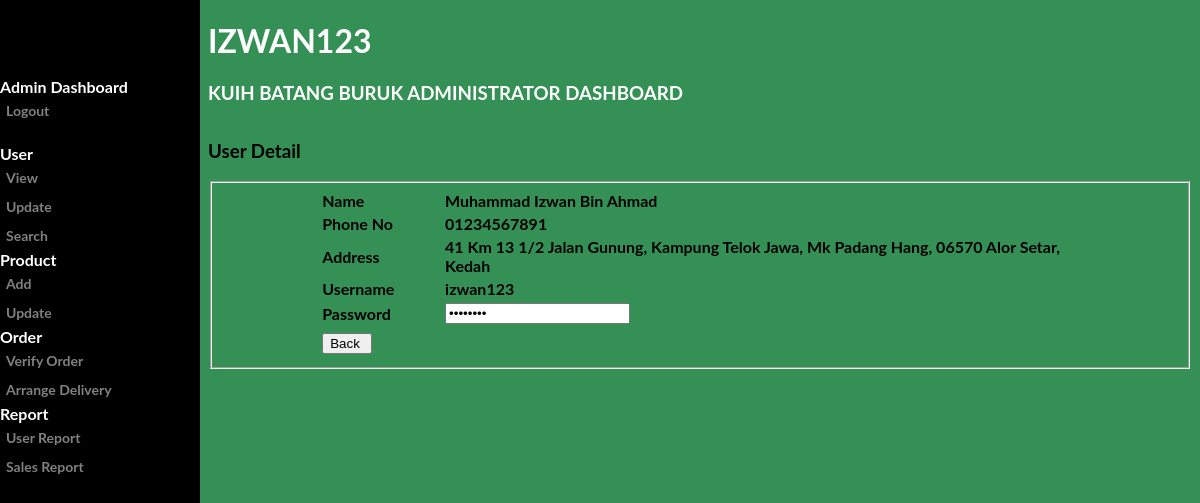
/admin/detail_user.php?user_id=2 (signed in), run on the app's committed database.
### tables this page shows
CREATE TABLE `USER` (
  `USER_ID` int(20) NOT NULL,
  `USER_USERNAME` varchar(20) NOT NULL,
  `USER_NAME` varchar(60) NOT NULL,
  `USER_PHONENO` varchar(11) NOT NULL,
  `USER_ADDRESS` varchar(100) NOT NULL,
  `USER_EMAIL` varchar(30) NOT NULL,
  `USER_PASSWORD` varchar(20) NOT NULL,
  `LVL_ID` int(11) NOT NULL
);

### admin/detail_user.php (the view, shortened to what this page needs)
<?php
include('../include/dbconn.php');
$user = $_SESSION['user_username'];
$user_id = $_GET['user_id'];
?>
<!DOCTYPE html>
<html>
<head>
</head>
<body>
<div class="sidenav">
<b>
<br><br>
  <br>
  <b> Admin Dashboard</b>
  <a href="../login/logout.php">Logout</a>
  <br>
  <b>User</b>
  <a href="view_user.php">View</a>
  <a href="update_view_user.php">Update</a>
  <a href="search_user.php">Search</a>
  <b>Product</b>
  <a href="add_product.php">Add</a>
  <a href="update_view_product.php">Update</a>
  <b>Order</b>
  <a href="add_order.php">Verify Order</a>
  <a href="delivery.php">Arrange Delivery</a>
  <b>Report</b>
  <a href="user_report.php">User Report</a>
  <a href="sales_report.php">Sales Report</a>
</div>
<div class="main">
  <div class="greatinguser">
	<h1><?php echo $user; ?></h1>
	<h3>Kuih Batang Buruk Administrator Dashboard</h3>
  </div>
</div>
<div class="container">
<h3>User Detail </h3>
<?php
	$query = "SELECT * FROM user WHERE user_id='$user_id'";
	$result = mysqli_query($dbconn, $query) or die ("Error: " . mysqli_error($dbconn));
	$row = mysqli_fetch_array($result);
?>
<fieldset>
<form name="edit_user" method="post" action="db_update_user.php" enctype="multipart/form-data">
    <table width="80%" border="0" align="center">
      <tr>
        <td width="16%">Name</td>
        <td width="84%"><?php echo ucwords (strtolower($row['USER_NAME'])); ?></td>
      </tr>
	  <tr>
        <td width="16%">Phone No</td>
        <td><?php echo $row['USER_PHONENO']; ?></td>
      </tr>
      <tr>
        <td width="16%">Address</td>
        <td><?php echo ucwords (strtolower($row['USER_ADDRESS'])); ?></td>
      </tr>
      <tr>
        <td width="16%">Username</td>
        <td><?php echo $row['USER_USERNAME']; ?>
        	<input type="hidden" name="username" size="50" value="<?php echo $row['USER_USERNAME']; ?>" /></td>
      </tr>
      <tr>
        <td width="16%">Password</td>
        <td><input type="password" value="<?php echo $row['USER_PASSWORD']; ?>" readonly></input></td>
      </tr>
      <tr>
        <td colspan="2"><input type="hidden" name="user" value=" <?php echo $user; ?> " />
      </tr>
      <tr>
        <td colspan="2"><input type="button" name="cancel" value="Back " onclick="location.href='view_user.php'" /></td>
      </tr>
    </table>
</form>
</fieldset>
</div>
</body>
</html>

### admin/detail_user.php (style rules this page uses)
body { font-family: "Lato", sans-serif; color: #ffffff; background-image:url(''); background-repeat: no-repeat; background-attachment: fixed; background-size: cover; background-color: #359055; }
div { max-width: 1100px; height: 100px; }
.sidenav { height: 100%; width: 200px; position: fixed; z-index: 1; top: 0; left: 0; background-color: #000000; overflow-x: hidden; padding-top: 20px; }
.sidenav a { padding: 6px 6px 6px 6px; text-decoration: none; font-size: 14px; color: #818181; display: block; }
.greatinguser { text-transform: uppercase; }
.main { margin-left: 200px; }
.container { font-family: "Lato", sans-serif; color: #000000; margin-left: 200px; }

### data on the page
user: USER_NAME "Muhammad Izwan Bin Ahmad", USER_PHONENO "01234567891", USER_ADDRESS "41 Km 13 1/2 Jalan Gunung, Kampung Telok Jawa, Mk Padang Hang, 06570 Alor Setar, Kedah", USER_USERNAME "izwan123"

### other printed values
$user "IZWAN123"
